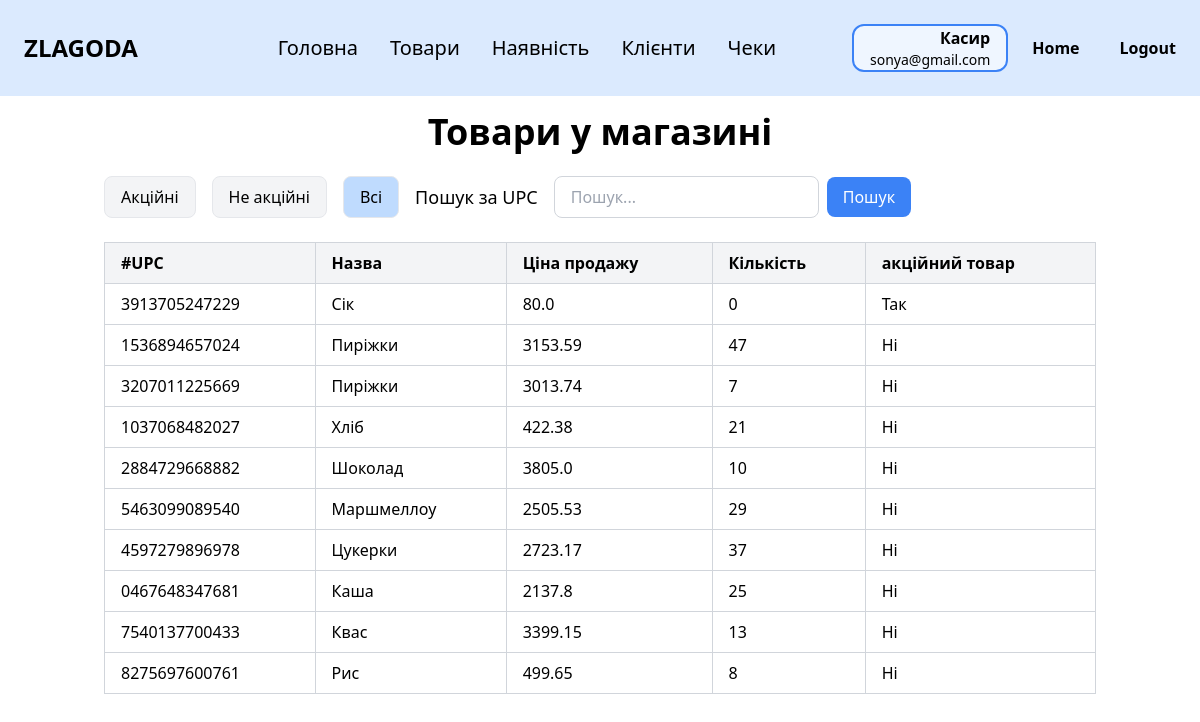
/stock (signed in), run on an earlier commit of the app's database.
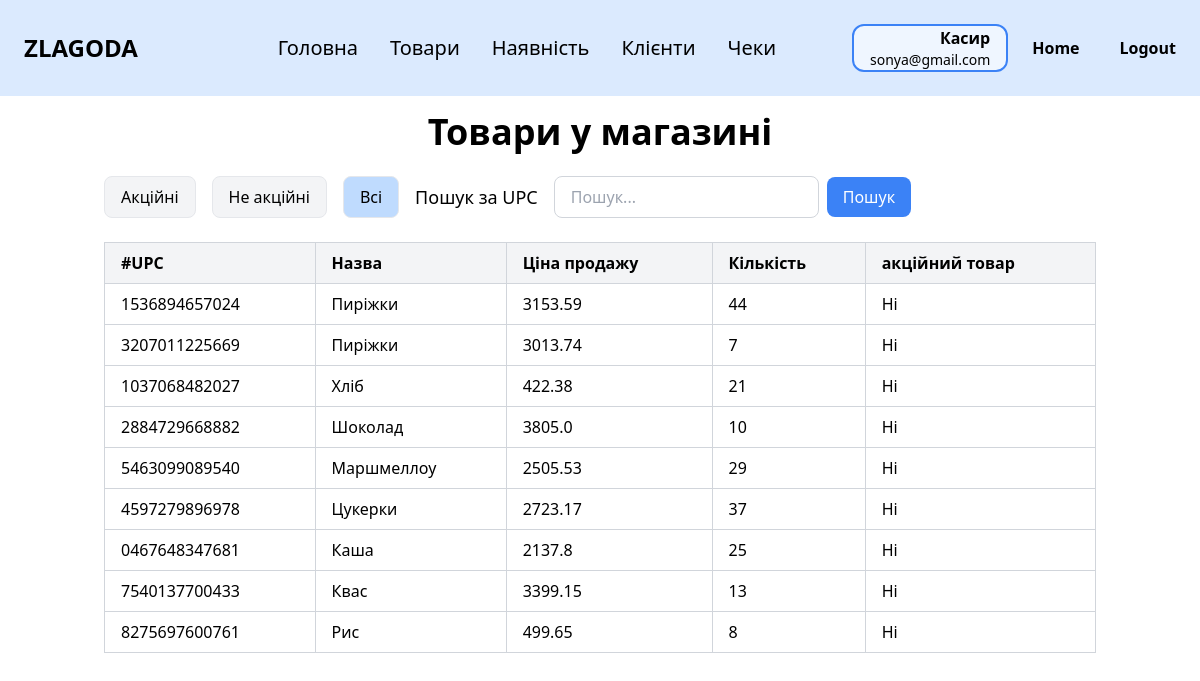
And on a later commit of the database.
### tables this page shows
CREATE TABLE store_product (
                upc TEXT PRIMARY KEY,
                price REAL NOT NULL,
                quantity INTEGER NOT NULL,
                expiration_date DATE,
                is_promotional BOOLEAN DEFAULT FALSE,
                promo_price REAL,
                product_id INTEGER NOT NULL,
                FOREIGN KEY (product_id) REFERENCES product (id)
            );

CREATE TABLE product (
                id INTEGER PRIMARY KEY,
                name TEXT NOT NULL,
                manufacturer TEXT NOT NULL,
                specifications TEXT,
                category_number INTEGER NOT NULL,
                FOREIGN KEY (category_number) REFERENCES category (category_number)
            );

### zlg_website/views/storeproducts.py (the view, shortened to what this page needs)
@views.route('/stock')
@login_required
def storeproducts():
   category_number = request.args.get('category')
   sort = request.args.get('sort')
   order = request.args.get('order', 'asc')
   promo_filter = request.args.get('promo')
   search = request.args.get('search')
   quantity_filter = request.args.get('quantity')
   sql_str = """
       SELECT sp.*, p.name, p.manufacturer, p.specifications, p.category_number, c.name as category_name
       FROM store_product sp
       JOIN product p ON sp.product_id = p.id
       JOIN category c ON p.category_number = c.category_number
   """
   where_clauses = []
   params = {}
   if promo_filter == 'yes':
       where_clauses.append("sp.is_promotional = TRUE")
   elif promo_filter == 'no':
       where_clauses.append("sp.is_promotional = FALSE")
   if search:
       where_clauses.append("sp.upc LIKE :search")
       params['search'] = f"{search}%"
   if where_clauses:
       sql_str += " WHERE " + " AND ".join(where_clauses)
   if sort == 'name':
       sql_str += f" ORDER BY p.name {order}"
   elif sort == 'quantity':
       sql_str += f" ORDER BY sp.quantity {order}"
   elif sort == 'id':
       sql_str += " ORDER BY p.id ASC"
   else:
       sql_str += " ORDER BY p.id ASC"  # За замовчуванням — за id
   stmt = text(sql_str)
   result = db.session.execute(stmt, params)
   products = [dict(row._mapping) for row in result.fetchall()]
   categories_sql = text("SELECT * FROM category")
   categories_result = db.session.execute(categories_sql)
   categories = [dict(row._mapping) for row in categories_result.fetchall()]
   return render_template("storeproducts.html",
                          user=current_user,
                          products=products,
                          categories=categories,
                          sort=sort,
                          order=order,
                          category_number=category_number,
                          current_promo_filter=promo_filter,
                          quantity_filter=quantity_filter)

### zlg_website/__init__.py (called while the page is built)
def create_app():
    app = Flask(__name__)
    app.config['SECRET_KEY'] = 'zlagoda'
    app.config['SQLALCHEMY_DATABASE_URI'] = f'sqlite:///{os.path.join(app.instance_path, DB_NAME)}'
    app.config['SQLALCHEMY_TRACK_MODIFICATIONS'] = False
    db.init_app(app)
    from .views import views
    from .auth import auth
    app.register_blueprint(views, url_prefix='/')
    app.register_blueprint(auth, url_prefix='/')
    from .models import Employee, Category, Product
    with app.app_context():
        if database_is_empty(app):
            create_database(app)
    login_manager = LoginManager()
    login_manager.login_view = 'auth.login'
    login_manager.init_app(app)
    @login_manager.user_loader
    def load_user(id):
        return Employee.get_by_id(id)
    return app

### zlg_website/templates/storeproducts.html (shortened to what the changed rows need)
{% extends "base.html" %}
{% block content %}
<div class="py-4">
    <h1 class="text-4xl font-bold mb-6 text-center">Товари у магазині</h1>
    <div class="overflow-x-auto">
        <table class="min-w-full border-collapse border border-gray-300">
            <thead>
            <tr class="bg-gray-100">
                <th class="border border-gray-300 px-4 py-2 text-left">#UPC</th>
                <th class="border border-gray-300 px-4 py-2 text-left">
                    <a href="{{ url_for('views.storeproducts',
                        sort='name',
                        order='desc' if request.args.get('sort') == 'name' and request.args.get('order') == 'asc' else 'asc',
                        search=request.args.get('search'),
                        category=request.args.get('category'),
                        promo=request.args.get('promo')) }}"
                       class="hover:underline">
                        Назва
                    </a>
                </th>
                <th class="border border-gray-300 px-4 py-2 text-left">Ціна продажу</th>
                <th class="border border-gray-300 px-4 py-2 text-left">
                    <a href="{{ url_for('views.storeproducts',
                        sort='quantity',
                        order='desc' if request.args.get('sort') == 'quantity' and request.args.get('order') == 'asc' else 'asc',
                        search=request.args.get('search'),
                        category=request.args.get('category'),
                        promo=request.args.get('promo')) }}"
                       class="hover:underline">
                        Кількість
                    </a>
                </th>
                <th class="border border-gray-300 px-4 py-2 text-left">акційний товар</th>
            </tr>
            </thead>
            <tbody>
            {% if products %}
            {% for product in products %}
            <tr>
                <td class="border border-gray-300 px-4 py-2">{{ product.upc }}</td>
                <td class="border border-gray-300 px-4 py-2">{{ product.name }}</td>
                <td class="border border-gray-300 px-4 py-2">
    {{ product.promo_price if product.is_promotional and product.promo_price else product.price }}
</td>
                <td class="border border-gray-300 px-4 py-2">{{ product.quantity }}</td>
                <td class="border border-gray-300 px-4 py-2">{{ 'Так' if product.is_promotional else 'Ні' }}</td>
            </tr>
            {% endfor %}
            {% else %}
            <tr>
                <td colspan="{{ 6 if user.position == 'Менеджер' else 5 }}" class="text-center py-4">Немає товарів для
                    відображення
                </td>
            </tr>
            {% endif %}
            </tbody>
        </table>
    </div>
</div>
{% endblock %}

What changed in the data, as far as the page shows it:
removed store_product: upc "3913705247229", name "Сік", is_promotional+promo_price "80.0", quantity "0", is_promotional "Так"
changed store_product id 1536894657024: quantity "47" → "44"
